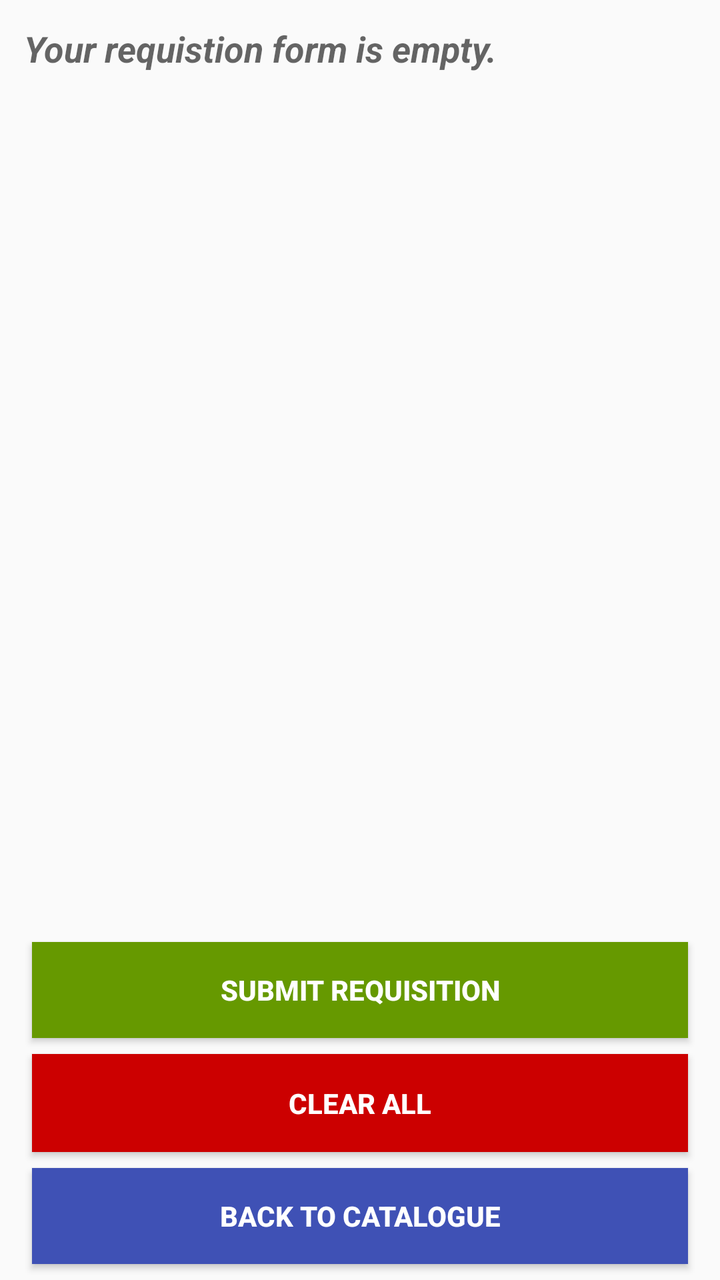
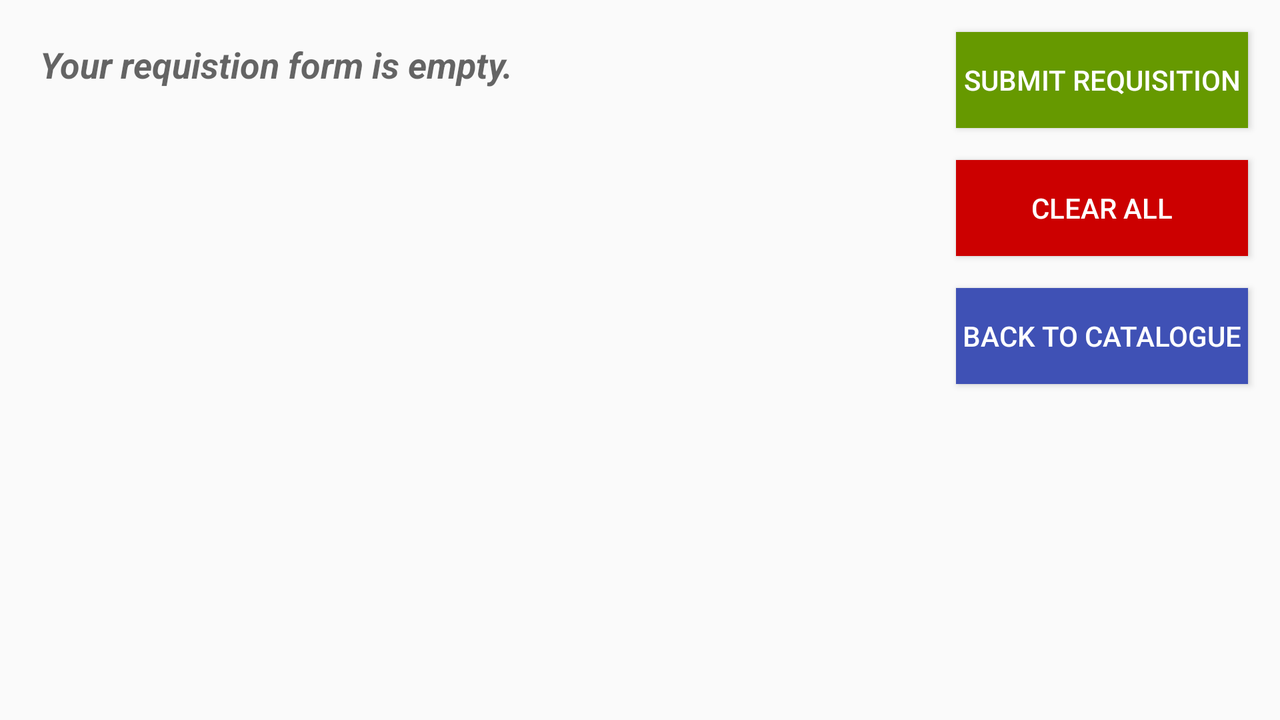

An Android layout and its configuration variant, each rendered on a device that would load it. The default file and the variant file are quoted in full after the pictures.
<!-- AndroidManifest.xml: application theme AppTheme -->
<!-- res/layout/activity_new_requisition_form.xml -->
<?xml version="1.0" encoding="utf-8"?>
<android.support.constraint.ConstraintLayout xmlns:android="http://schemas.android.com/apk/res/android"
    xmlns:app="http://schemas.android.com/apk/res-auto"
    xmlns:tools="http://schemas.android.com/tools"
    android:layout_width="match_parent"
    android:layout_height="match_parent"
    android:orientation="vertical"
    tools:context="com.example.yello.inventory_mvc.activity.NewRequisitionFormActivity">


    <LinearLayout
        android:id="@+id/linearLayout3"
        android:layout_width="match_parent"
        android:layout_height="0dp"
        android:layout_marginBottom="8dp"
        android:layout_marginTop="8dp"
        android:orientation="vertical"
        app:layout_constraintBottom_toTopOf="@+id/submit_btn"
        app:layout_constraintTop_toTopOf="@+id/empty">

        <ListView
            android:id="@+id/listView"
            android:layout_width="match_parent"
            android:layout_height="match_parent"
            android:layout_marginEnd="8dp"
            android:layout_marginStart="8dp"
            app:layout_constraintEnd_toEndOf="parent"
            app:layout_constraintStart_toStartOf="parent"
            app:layout_constraintTop_toTopOf="parent" />
    </LinearLayout>

    <TextView
        android:id="@+id/empty"
        android:layout_width="match_parent"
        android:layout_height="match_parent"
        android:padding="12dp"
        android:text="@string/no_request_item"
        android:textAppearance="@android:style/TextAppearance.Material.Medium"
        android:textStyle="bold|italic" />

    <Button
        android:id="@+id/clear_btn"
        android:layout_width="0dp"
        android:layout_height="49dp"
        android:layout_marginBottom="8dp"
        android:layout_marginEnd="16dp"
        android:layout_marginStart="16dp"
        android:background="@android:color/holo_red_dark"
        android:text="@string/clear_all"
        android:textAppearance="@style/TextAppearance.AppCompat.Button"
        android:textColor="@android:color/background_light"
        android:textStyle="bold"
        app:layout_constraintBottom_toTopOf="@+id/button_back_to_catalogue"
        app:layout_constraintEnd_toEndOf="parent"
        app:layout_constraintHorizontal_bias="0.0"
        app:layout_constraintStart_toStartOf="parent" />

    <Button
        android:id="@+id/submit_btn"
        android:layout_width="0dp"
        android:layout_height="wrap_content"
        android:layout_marginBottom="8dp"
        android:layout_marginEnd="16dp"
        android:layout_marginStart="16dp"
        android:background="@android:color/holo_green_dark"
        android:text="@string/submit_requisition"
        android:textAppearance="@style/TextAppearance.AppCompat.Button"
        android:textColor="@android:color/background_light"
        android:textStyle="bold"
        app:layout_constraintBottom_toTopOf="@+id/clear_btn"
        app:layout_constraintEnd_toEndOf="parent"
        app:layout_constraintHorizontal_bias="1.0"
        app:layout_constraintStart_toStartOf="parent" />

    <Button
        android:id="@+id/button_back_to_catalogue"
        android:layout_width="0dp"
        android:layout_height="wrap_content"
        android:layout_marginBottom="8dp"
        android:layout_marginEnd="16dp"
        android:layout_marginStart="16dp"
        android:background="@color/colorPrimary"
        android:text="@string/back_to_catalogue"
        android:textAppearance="@style/TextAppearance.AppCompat.Button"
        android:textColor="@android:color/background_light"
        android:textStyle="bold"
        app:layout_constraintBottom_toBottomOf="parent"
        app:layout_constraintEnd_toEndOf="parent"
        app:layout_constraintHorizontal_bias="0.0"
        app:layout_constraintStart_toStartOf="parent" />


</android.support.constraint.ConstraintLayout>
<!-- resources referenced by this layout -->
<resources>
  <color name="colorPrimary">#3f51b5</color>
  <string name="back_to_catalogue">Back To Catalogue</string>
  <string name="clear_all">Clear All</string>
  <string name="no_request_item">Your requistion form is empty.</string>
  <string name="submit_requisition">Submit Requisition</string>
  <style name="AppTheme" parent="Theme.AppCompat.Light.NoActionBar">
          
          <item name="colorPrimary">@color/colorPrimary</item>
          <item name="colorPrimaryDark">@color/colorPrimaryDark</item>
          <item name="colorAccent">@color/colorAccent</item>
      </style>
  <color name="colorPrimaryDark">#303f9f</color>
  <color name="colorAccent">#c6ccff</color>
</resources>
<!-- res/layout-land/activity_new_requisition_form.xml (the repository's variant of the layout above) -->
<!-- drawn on the phone turned sideways -->
<?xml version="1.0" encoding="utf-8"?>
<android.support.constraint.ConstraintLayout xmlns:android="http://schemas.android.com/apk/res/android"
    xmlns:app="http://schemas.android.com/apk/res-auto"
    xmlns:tools="http://schemas.android.com/tools"
    android:layout_width="match_parent"
    android:layout_height="match_parent">

    <ListView
        android:id="@+id/listView"
        android:layout_width="392dp"
        android:layout_height="456dp"
        android:layout_marginStart="8dp"
        app:layout_constraintStart_toStartOf="parent" />

    <TextView
        android:id="@+id/empty"
        android:layout_width="match_parent"
        android:layout_height="match_parent"
        android:layout_marginStart="8dp"
        android:layout_marginTop="8dp"
        android:padding="12dp"
        android:text="@string/no_request_item"
        android:textAppearance="@android:style/TextAppearance.Material.Medium"
        android:textStyle="bold|italic"
        app:layout_constraintStart_toStartOf="parent"
        app:layout_constraintTop_toTopOf="parent" />

    <Button
        android:id="@+id/clear_btn"
        android:layout_width="0dp"
        android:layout_height="wrap_content"
        android:layout_marginEnd="16dp"
        android:layout_marginStart="470dp"
        android:layout_marginTop="16dp"
        android:background="@android:color/holo_red_dark"
        android:text="@string/clear_all"
        android:textAppearance="@style/TextAppearance.AppCompat.Button"
        android:textColor="@android:color/background_light"
        app:layout_constraintEnd_toEndOf="parent"
        app:layout_constraintStart_toStartOf="@+id/empty"
        app:layout_constraintTop_toBottomOf="@+id/submit_btn" />

    <Button
        android:id="@+id/submit_btn"
        android:layout_width="0dp"
        android:layout_height="wrap_content"
        android:layout_marginEnd="16dp"
        android:layout_marginStart="470dp"
        android:layout_marginTop="16dp"
        android:background="@android:color/holo_green_dark"
        android:text="@string/submit_requisition"
        android:textAppearance="@style/TextAppearance.AppCompat.Button"
        android:textColor="@android:color/background_light"
        app:layout_constraintEnd_toEndOf="parent"
        app:layout_constraintStart_toStartOf="@+id/empty"
        app:layout_constraintTop_toTopOf="@+id/listView" />

    <Button
        android:id="@+id/button_back_to_catalogue"
        android:layout_width="0dp"
        android:layout_height="wrap_content"
        android:layout_marginEnd="16dp"
        android:layout_marginStart="470dp"
        android:layout_marginTop="16dp"
        android:background="@color/colorPrimary"
        android:text="@string/back_to_catalogue"
        android:textAppearance="@style/TextAppearance.AppCompat.Button"
        android:textColor="@android:color/background_light"
        app:layout_constraintEnd_toEndOf="parent"
        app:layout_constraintStart_toStartOf="@+id/empty"
        app:layout_constraintTop_toBottomOf="@+id/clear_btn" />

</android.support.constraint.ConstraintLayout>
